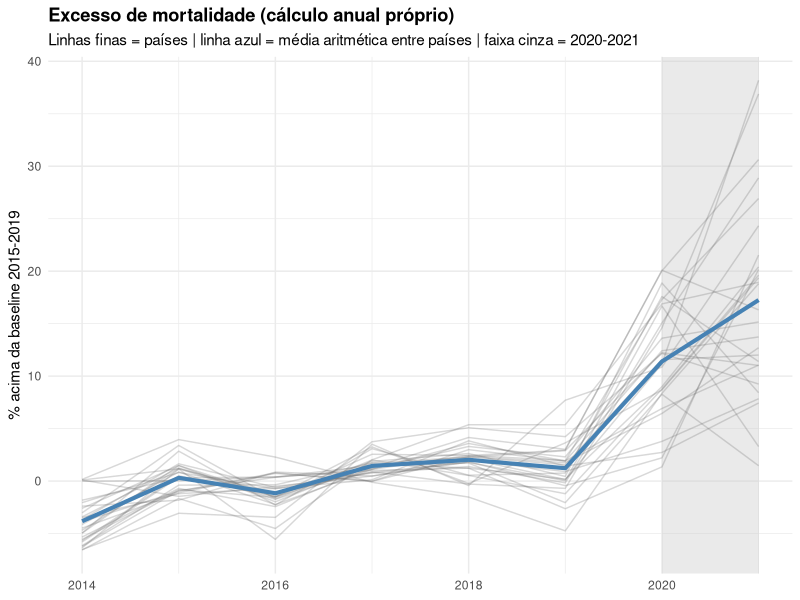
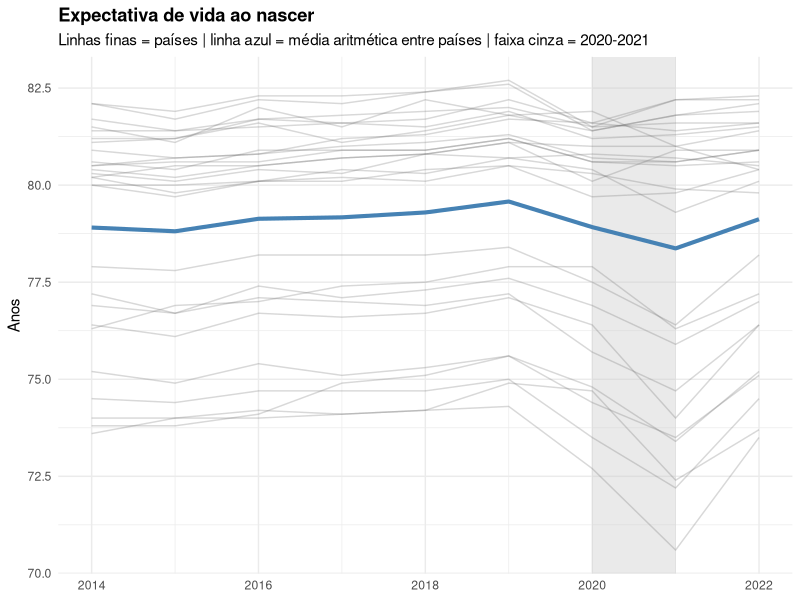
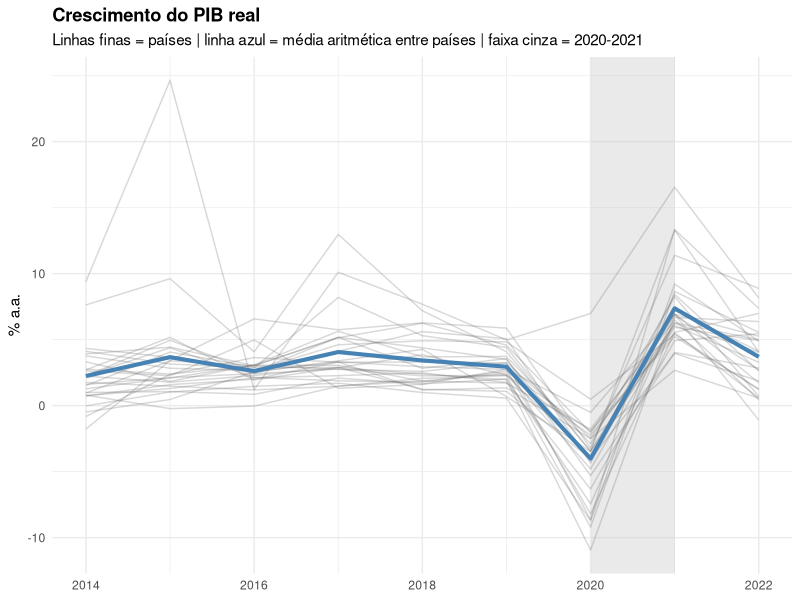
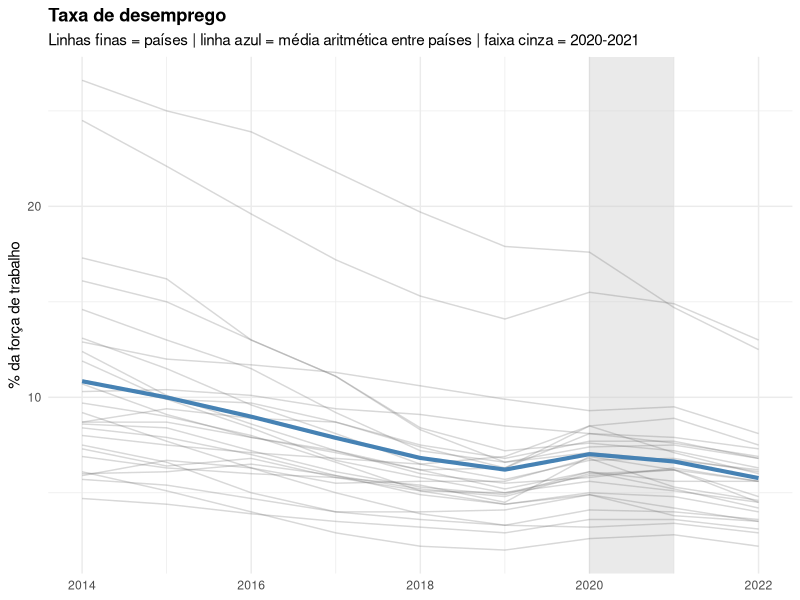
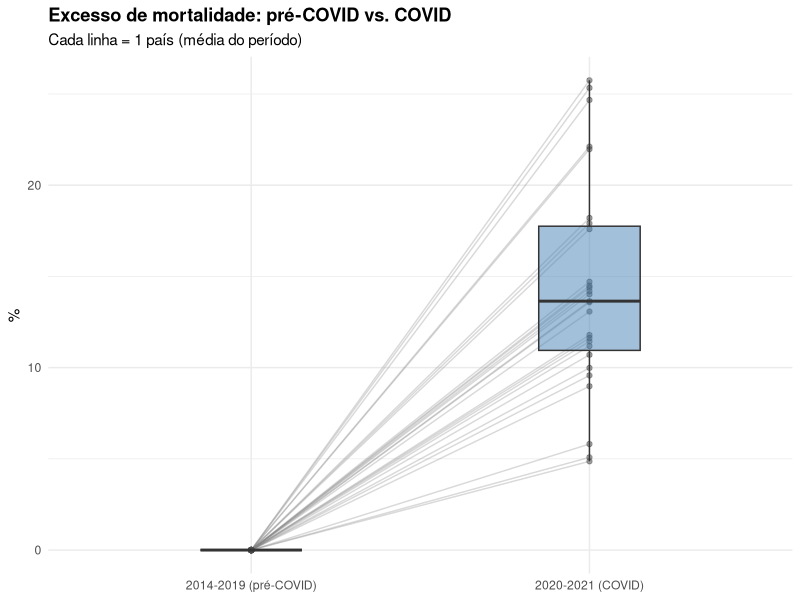
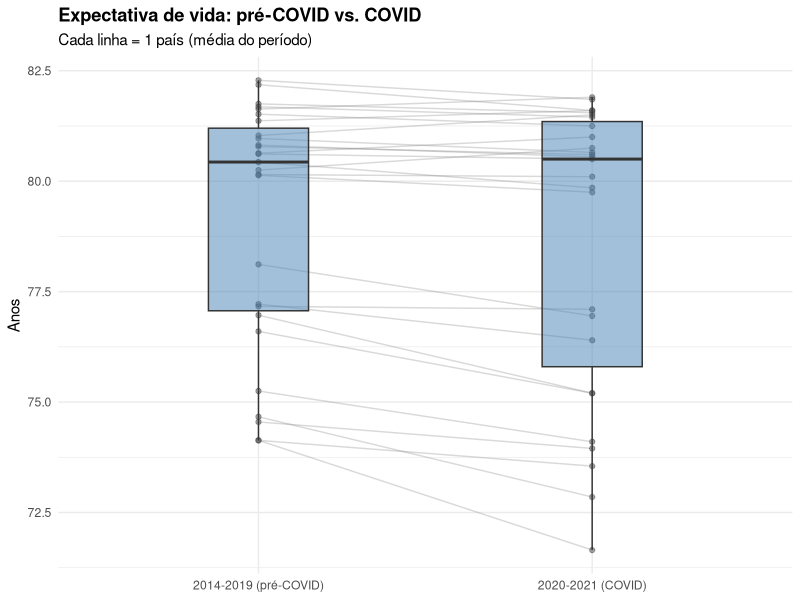
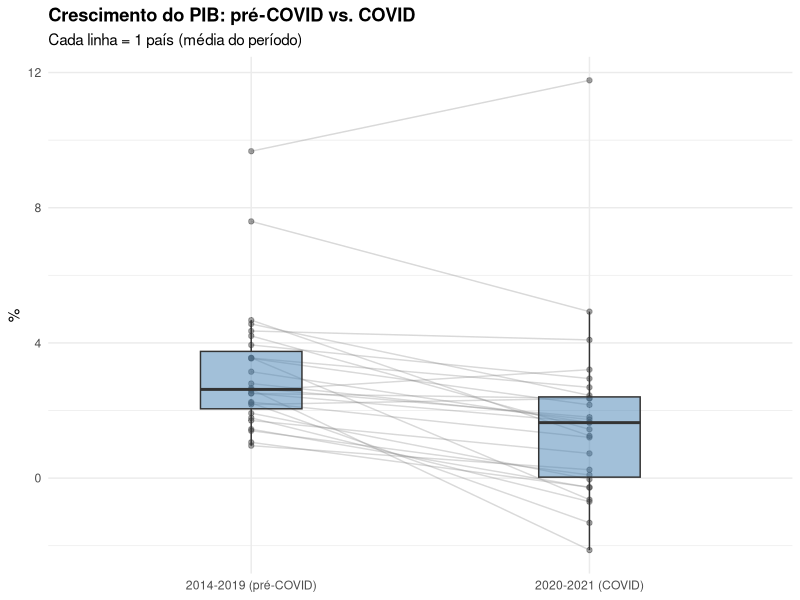
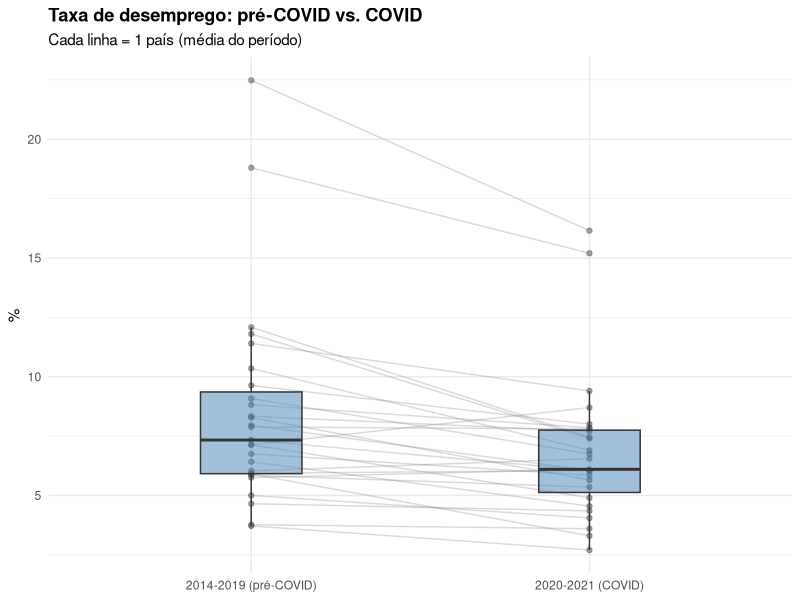

These charts were generated, in order, by the following R code:
# ==============================================================================
# ARQUIVO: 3_graficos_covid_europa.R
# Pré-requisito: rodar 1_etl_covid_europa.R e 2_analise_covid_europa.R antes.
#
# Gráficos para os 4 indicadores (excesso de mortalidade, expectativa de
# vida, crescimento do PIB, taxa de desemprego), com os 27 países da UE
# (CENSO). Para cada indicador: 1) evolução temporal com o período COVID
# sombreado, 2) comparação pareada pré-COVID vs. COVID (boxplot + linhas
# por país). Mais um gráfico de comparação regional (ANOVA) para excesso
# de mortalidade e PIB.
# ==============================================================================
#install.packages(c("dplyr", "tidyr", "ggplot2", "scales"))

library(dplyr)
library(tidyr)
library(ggplot2)
library(scales)

# ==============================================================================
# 0. CARREGAR DADOS
# ==============================================================================
paises_regioes  <- read.csv("dados/paises_ue27_regioes.csv", colClasses = c(geo = "character"))
expectativa_vida <- read.csv("dados/expectativa_vida.csv",   colClasses = c(geo = "character"))
crescimento_pib  <- read.csv("dados/crescimento_pib.csv",    colClasses = c(geo = "character"))
desemprego        <- read.csv("dados/desemprego.csv",         colClasses = c(geo = "character"))
excesso_mortalidade <- read.csv("saida_analise/excesso_mortalidade.csv", colClasses = c(geo = "character"))

classificar_periodo <- function(ano) {
  case_when(
    ano >= 2014 & ano <= 2019 ~ "2014-2019 (pré-COVID)",
    ano >= 2020 & ano <= 2021 ~ "2020-2021 (COVID)",
    TRUE ~ NA_character_
  )
}
NIVEIS_PERIODO <- c("2014-2019 (pré-COVID)", "2020-2021 (COVID)")

tema_padrao <- theme_minimal(base_size = 11) +
  theme(plot.title = element_text(face = "bold"), legend.position = "bottom")

sombra_covid <- geom_rect(
  aes(xmin = 2020, xmax = 2021, ymin = -Inf, ymax = Inf),
  inherit.aes = FALSE, fill = "grey80", alpha = 0.4
)

# ==============================================================================
# 1. FUNÇÃO: EVOLUÇÃO TEMPORAL (27 países + média aritmética entre países)
# CORRIGIDO: a linha de referência é rotulada como "média aritmética entre
# países" (cada um dos 27 pesando igual), não "média UE-27" -- esse nome
# sugeriria o agregado oficial (que seria ponderado por população/PIB, e
# não é o que este cálculo faz).
# ==============================================================================
grafico_evolucao <- function(dados, variavel, titulo, y_label) {
  dados <- dados %>% inner_join(paises_regioes, by = "geo")
  media_simples <- dados %>% group_by(year) %>%
    summarise(media = mean(.data[[variavel]], na.rm = TRUE), .groups = "drop")
  
  ggplot() +
    sombra_covid +
    geom_line(data = dados, aes(x = year, y = .data[[variavel]], group = geo),
              alpha = 0.25, color = "grey40") +
    geom_line(data = media_simples, aes(x = year, y = media),
              linewidth = 1.4, color = "steelblue") +
    labs(title = titulo,
         subtitle = "Linhas finas = países | linha azul = média aritmética entre países | faixa cinza = 2020-2021",
         x = NULL, y = y_label) +
    tema_padrao
}

g_evol_mortalidade  <- grafico_evolucao(excesso_mortalidade, "excesso_mortalidade_anual_pct",
                                        "Excesso de mortalidade (cálculo anual próprio)", "% acima da baseline 2015-2019")
g_evol_expectativa  <- grafico_evolucao(expectativa_vida, "expectativa_vida",
                                        "Expectativa de vida ao nascer", "Anos")
g_evol_pib           <- grafico_evolucao(crescimento_pib, "crescimento_pib_pct",
                                         "Crescimento do PIB real", "% a.a.")
g_evol_desemprego    <- grafico_evolucao(desemprego, "taxa_desemprego",
                                         "Taxa de desemprego", "% da força de trabalho")

print(g_evol_mortalidade); print(g_evol_expectativa); print(g_evol_pib); print(g_evol_desemprego)

# ==============================================================================
# 2. FUNÇÃO: COMPARAÇÃO PAREADA PRÉ-COVID vs. COVID
# ==============================================================================
grafico_comparacao_pareada <- function(dados, variavel, titulo, y_label) {
  medias_pais <- dados %>%
    mutate(periodo = classificar_periodo(year)) %>%
    filter(!is.na(periodo)) %>%
    group_by(geo, periodo) %>%
    summarise(media = mean(.data[[variavel]], na.rm = TRUE), .groups = "drop") %>%
    mutate(periodo = factor(periodo, levels = NIVEIS_PERIODO))
  
  ggplot(medias_pais, aes(x = periodo, y = media)) +
    geom_line(aes(group = geo), alpha = 0.3, color = "grey50") +
    geom_point(alpha = 0.5, color = "grey30") +
    geom_boxplot(width = 0.3, alpha = 0.5, outlier.shape = NA, fill = "steelblue") +
    labs(title = titulo, subtitle = "Cada linha = 1 país (média do período)",
         x = NULL, y = y_label) +
    tema_padrao
}

g_comp_mortalidade <- grafico_comparacao_pareada(excesso_mortalidade, "excesso_mortalidade_anual_pct",
                                                 "Excesso de mortalidade: pré-COVID vs. COVID", "%")
g_comp_expectativa <- grafico_comparacao_pareada(expectativa_vida, "expectativa_vida",
                                                 "Expectativa de vida: pré-COVID vs. COVID", "Anos")
g_comp_pib          <- grafico_comparacao_pareada(crescimento_pib, "crescimento_pib_pct",
                                                  "Crescimento do PIB: pré-COVID vs. COVID", "%")
g_comp_desemprego   <- grafico_comparacao_pareada(desemprego, "taxa_desemprego",
                                                  "Taxa de desemprego: pré-COVID vs. COVID", "%")

print(g_comp_mortalidade); print(g_comp_expectativa); print(g_comp_pib); print(g_comp_desemprego)

# ==============================================================================
# 3. COMPARAÇÃO REGIONAL DURANTE A COVID (acompanha a ANOVA)
# CORRIGIDO: agrega 2020-2021 por país (1 ponto por país, n = 27) em vez de
# plotar os pontos ano-país (n = 54) como se fossem observações
# independentes -- consistente com a ANOVA corrigida no script 2.
# ==============================================================================
grafico_regional_covid <- function(dados, variavel, titulo, y_label) {
  dados_covid <- dados %>%
    inner_join(paises_regioes, by = "geo") %>%
    filter(year %in% c(2020, 2021)) %>%
    group_by(geo, regiao_estudo) %>%
    summarise(media = mean(.data[[variavel]], na.rm = TRUE), .groups = "drop")
  
  ggplot(dados_covid, aes(x = regiao_estudo, y = media, fill = regiao_estudo)) +
    geom_boxplot(alpha = 0.6, outlier.shape = NA) +
    geom_jitter(width = 0.15, alpha = 0.5, size = 1.5) +
    labs(title = titulo, subtitle = "2020-2021, média por país (1 ponto = 1 país)", x = NULL, y = y_label) +
    tema_padrao + theme(legend.position = "none")
}

g_regiao_mortalidade <- grafico_regional_covid(excesso_mortalidade, "excesso_mortalidade_anual_pct",
                                               "Excesso de mortalidade por região", "%")
g_regiao_pib          <- grafico_regional_covid(crescimento_pib, "crescimento_pib_pct",
                                                "Crescimento do PIB por região", "%")

print(g_regiao_mortalidade); print(g_regiao_pib)

cat("\n===== GRÁFICOS FINALIZADOS =====\n")
